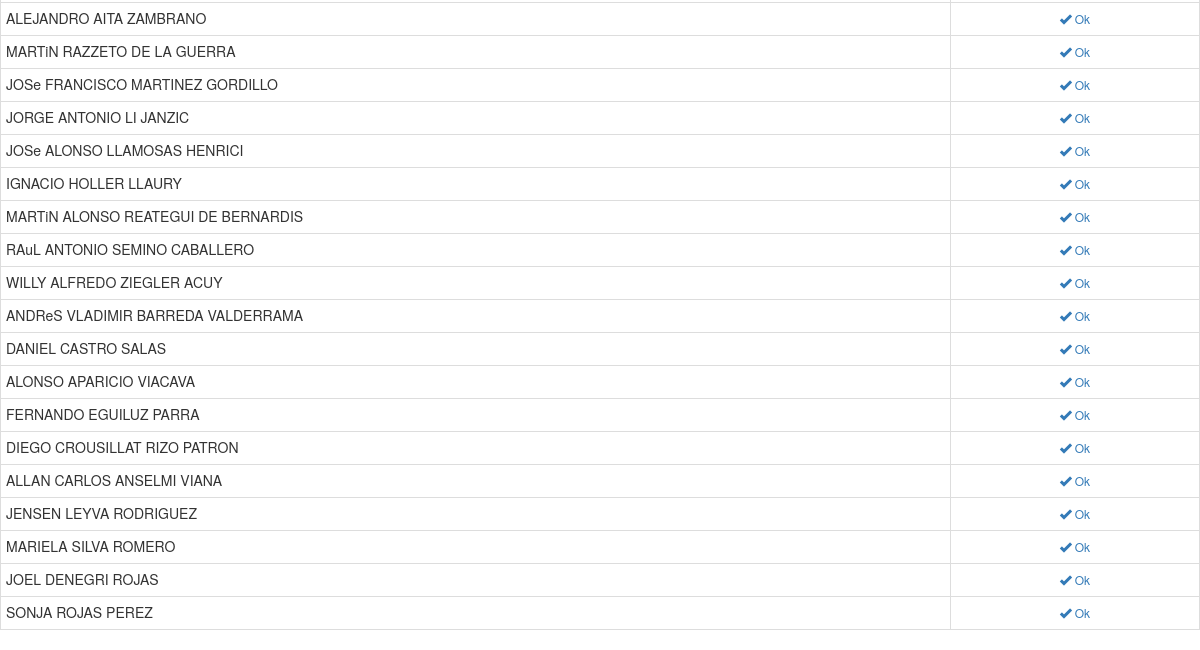
/_controlador/busca_cliente.php (signed in, lower part), run on an earlier commit of the app's database.
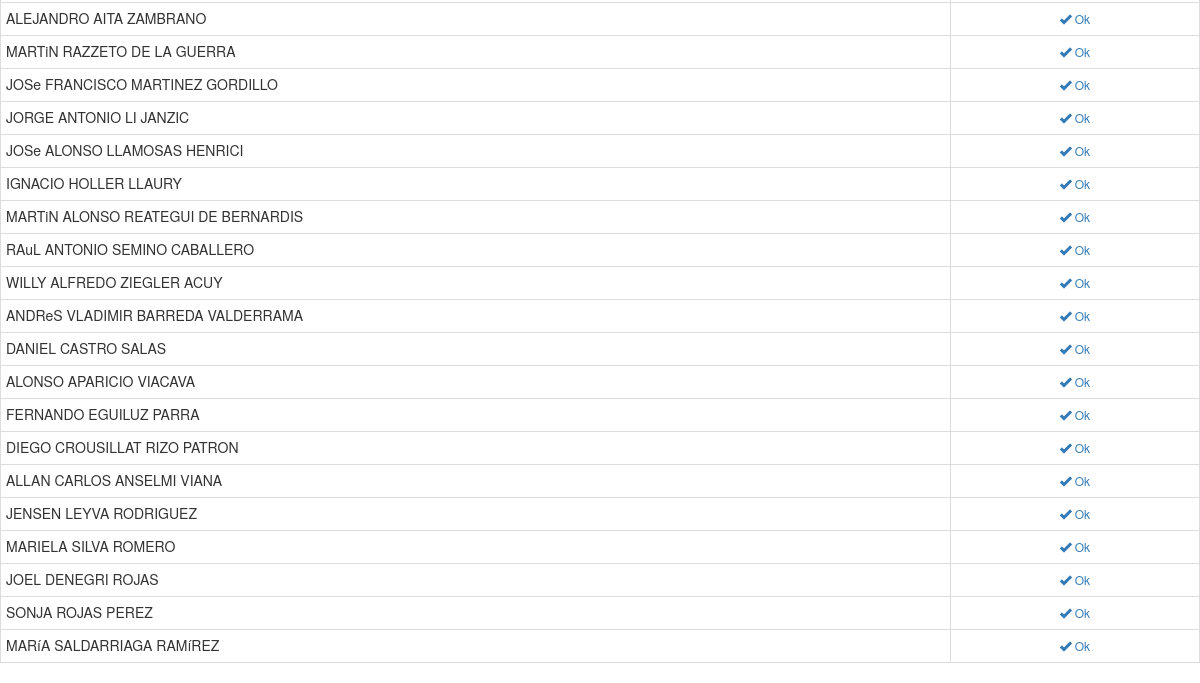
And on a later commit of the database.
### tables this page shows
CREATE TABLE IF NOT EXISTS `cliente` (
  `id_cliente` int(10) NOT NULL AUTO_INCREMENT,
  `id_tipo_documento` int(10) NOT NULL,
  `id_area` int(10) NOT NULL,
  `id_anexo` int(10) NOT NULL,
  `nom_cliente` varchar(50) NOT NULL,
  `ape_pat_cliente` varchar(50) NOT NULL,
  `ape_mat_cliente` varchar(50) NOT NULL,
  `num_doc_cliente` varchar(11) NOT NULL,
  `dir_cliente` longtext NOT NULL,
  `tel_cliente` varchar(7) NOT NULL,
  `cel_cliente` varchar(9) NOT NULL,
  `email_cliente` varchar(50) NOT NULL,
  `usu_cliente` varchar(50) NOT NULL,
  `pass_cliente` varchar(50) NOT NULL,
  `act_cliente` int(2) NOT NULL,
  PRIMARY KEY (`id_cliente`)
);

### _vista/v_busca_cliente.php (the view, shortened to what this page needs)
<html>
<body>
<form action="busca_cliente.php" method="post" name="cuatro">
<div class="table-responsive">
<table border="0" class="table table-bordered table-hover table-condensed " >
<?php foreach ($consulta as $row): ?>
<tr>
<td align="left"><?php echo $row['nom_cliente']." ".$row['ape_pat_cliente']." ".$row['ape_mat_cliente']; ?></td>
<td><center><button type="submit" name="ok" value="<?php echo $row['id_cliente']; ?>" class="btn btn-xs btn-link" aria-label="Left Align"><span class="glyphicon glyphicon-ok" aria-hidden="true"></span> Ok</button></center></td>
</tr>
<?php endforeach; ?>
</table>
</div>
</form>
</body>
</html>

What changed in the data, as far as the page shows it:
added cliente: nom_cliente "MARíA", ape_pat_cliente "SALDARRIAGA", ape_mat_cliente "RAMíREZ", $row['id_cliente'] 190 (drawn)
